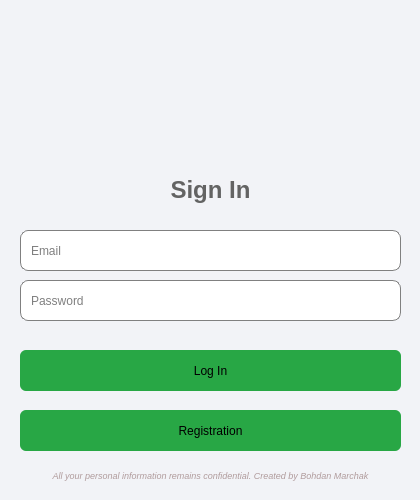
<?xml version="1.0" encoding="UTF-8"?>
<ui version="4.0">
 <class>AuthenticationForm</class>
 <widget class="QWidget" name="AuthenticationForm">
  <property name="geometry">
   <rect>
    <x>0</x>
    <y>0</y>
    <width>420</width>
    <height>500</height>
   </rect>
  </property>
  <property name="windowTitle">
   <string>Form</string>
  </property>
  <property name="styleSheet">
   <string notr="true">QWidget
{
background-color: #F2F3F7;
font-family: &quot;Lucida Sans Typewriter&quot;;
}

QPushButton
{
border-radius: 6px;
background-color: #28A745;
}

QPushButton:hover
{
background-color: #218838;
color: #F2F3F7;
}

QPushButton:pressed
{
background-color: #1E7E34;
border-style: solid;
border-width: medium;
}

QLineEdit
{
border: 1px solid gray;
border-radius: 8px;
padding: 0 8px;
background-color: #FFFFFF;
}

QLineEdit:focus
{
border: 2px solid #DFC99B;
}
</string>
  </property>
  <widget class="QLabel" name="EmblemLabel">
   <property name="geometry">
    <rect>
     <x>40</x>
     <y>10</y>
     <width>341</width>
     <height>171</height>
    </rect>
   </property>
   <property name="text">
    <string/>
   </property>
  </widget>
  <widget class="QLabel" name="label_2">
   <property name="geometry">
    <rect>
     <x>150</x>
     <y>170</y>
     <width>121</width>
     <height>41</height>
    </rect>
   </property>
   <property name="styleSheet">
    <string notr="true">color: #636363;</string>
   </property>
   <property name="text">
    <string>&lt;html&gt;&lt;head/&gt;&lt;body&gt;&lt;p align=&quot;center&quot;&gt;&lt;span style=&quot; font-size:18pt; font-weight:600;&quot;&gt;Sign In&lt;/span&gt;&lt;/p&gt;&lt;/body&gt;&lt;/html&gt;</string>
   </property>
  </widget>
  <widget class="QLineEdit" name="EmailLineEdit">
   <property name="geometry">
    <rect>
     <x>20</x>
     <y>230</y>
     <width>381</width>
     <height>41</height>
    </rect>
   </property>
   <property name="placeholderText">
    <string>Email</string>
   </property>
  </widget>
  <widget class="QLineEdit" name="PasswordLineEdit">
   <property name="geometry">
    <rect>
     <x>20</x>
     <y>280</y>
     <width>381</width>
     <height>41</height>
    </rect>
   </property>
   <property name="placeholderText">
    <string>Password</string>
   </property>
  </widget>
  <widget class="QPushButton" name="LogInPushButton">
   <property name="geometry">
    <rect>
     <x>20</x>
     <y>350</y>
     <width>381</width>
     <height>41</height>
    </rect>
   </property>
   <property name="text">
    <string>Log In</string>
   </property>
  </widget>
  <widget class="QPushButton" name="RegistrationPushButton">
   <property name="geometry">
    <rect>
     <x>20</x>
     <y>410</y>
     <width>381</width>
     <height>41</height>
    </rect>
   </property>
   <property name="text">
    <string>Registration</string>
   </property>
  </widget>
  <widget class="QLabel" name="label_3">
   <property name="geometry">
    <rect>
     <x>10</x>
     <y>460</y>
     <width>401</width>
     <height>31</height>
    </rect>
   </property>
   <property name="styleSheet">
    <string notr="true">color: #B09B9C;</string>
   </property>
   <property name="text">
    <string>&lt;html&gt;&lt;head/&gt;&lt;body&gt;&lt;p align=&quot;center&quot;&gt;&lt;span style=&quot; font-size:7pt; font-style:italic;&quot;&gt;All your personal information remains confidential. Created by Bohdan Marchak&lt;/span&gt;&lt;/p&gt;&lt;/body&gt;&lt;/html&gt;</string>
   </property>
  </widget>
  <widget class="QLabel" name="StateLabel">
   <property name="geometry">
    <rect>
     <x>20</x>
     <y>210</y>
     <width>381</width>
     <height>16</height>
    </rect>
   </property>
   <property name="text">
    <string/>
   </property>
  </widget>
 </widget>
 <resources/>
 <connections/>
</ui>
